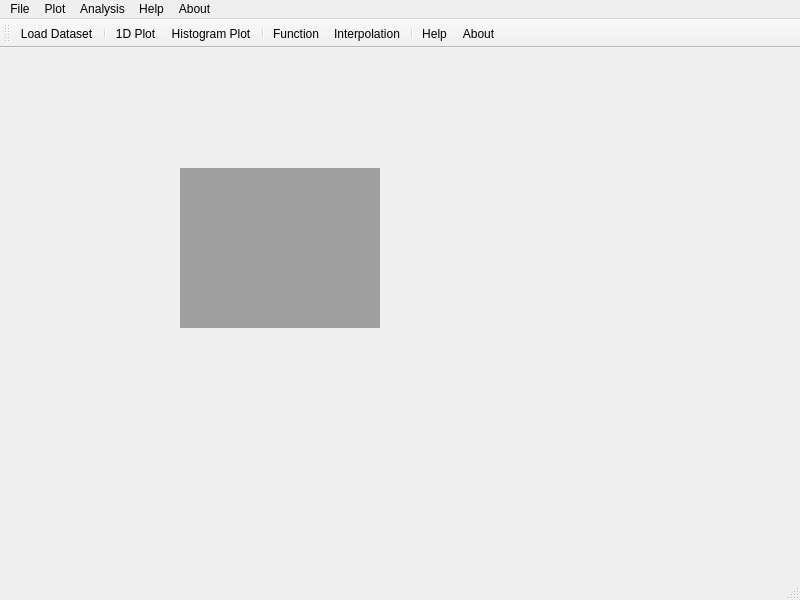
<?xml version="1.0" encoding="UTF-8"?>
<ui version="4.0">
 <class>ParentWindow</class>
 <widget class="QMainWindow" name="ParentWindow">
  <property name="geometry">
   <rect>
    <x>0</x>
    <y>0</y>
    <width>800</width>
    <height>600</height>
   </rect>
  </property>
  <property name="windowTitle">
   <string>DataViz 0.0</string>
  </property>
  <widget class="QWidget" name="centralwidget">
   <widget class="QMdiArea" name="WindowsManager">
    <property name="geometry">
     <rect>
      <x>180</x>
      <y>120</y>
      <width>200</width>
      <height>160</height>
     </rect>
    </property>
   </widget>
  </widget>
  <widget class="QMenuBar" name="menubar">
   <property name="geometry">
    <rect>
     <x>0</x>
     <y>0</y>
     <width>800</width>
     <height>22</height>
    </rect>
   </property>
   <widget class="QMenu" name="menuFile">
    <property name="title">
     <string>File</string>
    </property>
    <addaction name="actionLoad_Dataset"/>
   </widget>
   <widget class="QMenu" name="menuPlot">
    <property name="title">
     <string>Plot</string>
    </property>
    <addaction name="action1D_Plot"/>
    <addaction name="actionHist_Plot"/>
   </widget>
   <widget class="QMenu" name="menuAnalysis">
    <property name="title">
     <string>Analysis</string>
    </property>
    <addaction name="actionFunction"/>
    <addaction name="actionInterpolation"/>
   </widget>
   <widget class="QMenu" name="menuHelp">
    <property name="title">
     <string>Help</string>
    </property>
    <addaction name="actionHelp"/>
   </widget>
   <widget class="QMenu" name="menuAbout">
    <property name="title">
     <string>About</string>
    </property>
    <addaction name="actionAbout"/>
   </widget>
   <addaction name="menuFile"/>
   <addaction name="menuPlot"/>
   <addaction name="menuAnalysis"/>
   <addaction name="menuHelp"/>
   <addaction name="menuAbout"/>
  </widget>
  <widget class="QStatusBar" name="statusbar"/>
  <widget class="QToolBar" name="toolBar">
   <property name="windowTitle">
    <string>toolBar</string>
   </property>
   <attribute name="toolBarArea">
    <enum>TopToolBarArea</enum>
   </attribute>
   <attribute name="toolBarBreak">
    <bool>false</bool>
   </attribute>
   <addaction name="actionLoad_Dataset"/>
   <addaction name="separator"/>
   <addaction name="action1D_Plot"/>
   <addaction name="actionHist_Plot"/>
   <addaction name="separator"/>
   <addaction name="actionFunction"/>
   <addaction name="actionInterpolation"/>
   <addaction name="separator"/>
   <addaction name="actionHelp"/>
   <addaction name="actionAbout"/>
  </widget>
  <action name="actionLoad_Dataset">
   <property name="icon">
    <iconset resource="resources.qrc">
     <normaloff>:/icons/dataset.svg</normaloff>:/icons/dataset.svg</iconset>
   </property>
   <property name="text">
    <string>Load Dataset</string>
   </property>
  </action>
  <action name="actionAbout">
   <property name="icon">
    <iconset resource="resources.qrc">
     <normaloff>:/icons/aboutSymbol.svg</normaloff>:/icons/aboutSymbol.svg</iconset>
   </property>
   <property name="text">
    <string>About</string>
   </property>
  </action>
  <action name="actionHelp">
   <property name="icon">
    <iconset resource="resources.qrc">
     <normaloff>:/icons/helpSymbol.svg</normaloff>:/icons/helpSymbol.svg</iconset>
   </property>
   <property name="text">
    <string>Help</string>
   </property>
  </action>
  <action name="actionHist_Plot">
   <property name="icon">
    <iconset resource="resources.qrc">
     <normaloff>:/icons/histogram.svg</normaloff>:/icons/histogram.svg</iconset>
   </property>
   <property name="text">
    <string>Histogram Plot</string>
   </property>
  </action>
  <action name="actionFunction">
   <property name="icon">
    <iconset resource="resources.qrc">
     <normaloff>:/icons/function.svg</normaloff>:/icons/function.svg</iconset>
   </property>
   <property name="text">
    <string>Function</string>
   </property>
  </action>
  <action name="actionInterpolation">
   <property name="icon">
    <iconset resource="resources.qrc">
     <normaloff>:/icons/Interpolation.svg</normaloff>:/icons/Interpolation.svg</iconset>
   </property>
   <property name="text">
    <string>Interpolation</string>
   </property>
  </action>
  <action name="action1D_Plot">
   <property name="icon">
    <iconset resource="resources.qrc">
     <normaloff>:/icons/graph.svg</normaloff>:/icons/graph.svg</iconset>
   </property>
   <property name="text">
    <string>1D Plot</string>
   </property>
  </action>
 </widget>
 <resources>
  <include location="resources.qrc"/>
 </resources>
 <connections/>
</ui>
